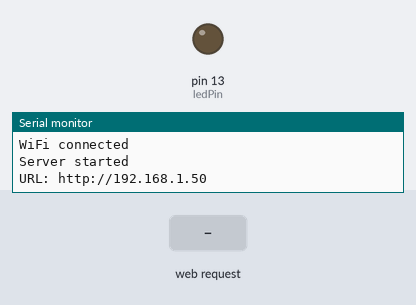
A sketch run on a simulated Arduino Mega 2560, built for the host (arithmetic inside an expression is 32-bit, double 64-bit). On the bench: output pins drawn as LEDs (lit = HIGH), the last lines printed to the serial monitor. The test bench sets the inputs (shaded band). WiFi joins after 1.5 s; servers stay silent unless stated.

Above: at 2.7 s.
2.8 s: HTTP request GET /LED=ON received
At 3.5 s:
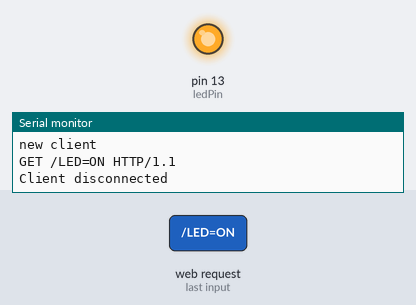
4.3 s: HTTP request GET /LED=OFF received
At 4.6 s:
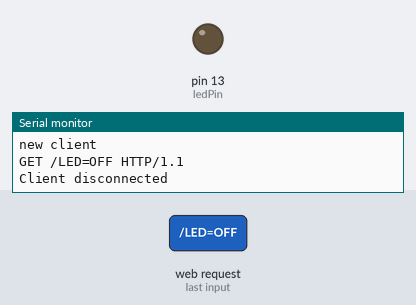
Timing chart, 0 to 7.3 s (numbered marks = the images above; inputs shaded):
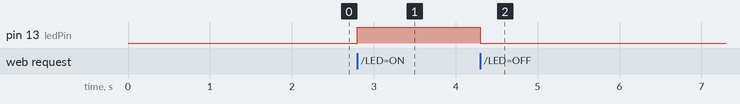

Measured:
- after the input at 2.8 s, pin 13 (ledPin): LOW → HIGH at once
- after the input at 4.3 s, pin 13 (ledPin): HIGH → LOW at once

The sketch:

WiFiCommunication.ino
```cpp
#include "WiFiEsp.h" //INCLUSÃO DA BIBLIOTECA
#include "SoftwareSerial.h"//INCLUSÃO DA BIBLIOTECA

int ledPin = 13;

SoftwareSerial Serial1(6, 7); //PINOS QUE EMULAM A SERIAL, ONDE O PINO 6 É O RX E O PINO 7 É O TX

char ssid[] = "xxxx"; //VARIÁVEL QUE ARMAZENA O NOME DA REDE SEM FIO
char pass[] = "yyyy";//VARIÁVEL QUE ARMAZENA A SENHA DA REDE SEM FIO

WiFiEspServer server(80); //CONEXÃO REALIZADA NA PORTA 80

void setup() {
  Serial.begin(9600); //INICIALIZA A SERIAL
  Serial1.begin(9600); //INICIALIZA A SERIAL PARA O ESP8266
  WiFi.init(&Serial1); //INICIALIZA A COMUNICAÇÃO SERIAL COM O ESP8266
  WiFi.config(IPAddress(192, 168, 0, 25)); //COLOQUE UMA FAIXA DE IP DISPONÍVEL DO SEU ROTEADOR

  pinMode(ledPin, OUTPUT);
  digitalWrite(ledPin, LOW);

  WiFi.begin(ssid, pass);

  if (WiFi.status() != WL_CONNECTED) {
    delay(500);
    Serial.print(".");
  }
  Serial.println("");
  Serial.println("WiFi connected");

  server.begin();
  Serial.println("Server started");
  Serial.print("URL: http://");
  Serial.print(WiFi.localIP());
  Serial.println("");
}

void loop() {
  WiFiEspClient client = server.available(); //ATENDE AS SOLICITAÇÕES DO CLIENTE

  if (!client) {
    return;
  }

  // Wait until the client sends some data
  Serial.println("new client");
  while (!client.available()) {
    delay(1);
  }

  // Read the first line of the request
  String request = client.readStringUntil('\r');
  Serial.println(request);
  client.flush();

  // Match the request

  int value = LOW;
  if (request.indexOf("/LED=ON") != -1) {
    digitalWrite(ledPin, HIGH);
    value = HIGH;
  }
  if (request.indexOf("/LED=OFF") != -1) {
    digitalWrite(ledPin, LOW);
    value = LOW;
  }

  // Set ledPin according to the request
  //digitalWrite(ledPin, value);


  // Return the response
  client.println("HTTP/1.1 200 OK");
  client.println("Content-Type: text/html");
  client.println(""); //  do not forget this one
  client.println("<!DOCTYPE HTML>");
  client.println("<html>");

  client.print("Led pin is now: ");

  if (value == HIGH) {
    client.print("On");
  } else {
    client.print("Off");
  }
  client.println("<br><br>");
  client.println("Click <a href=\"/LED=ON\">here</a> turn the LED on pin 2 ON<br>");
  client.println("Click <a href=\"/LED=OFF\">here</a> turn the LED on pin 2 OFF<br>");
  client.println("</html>");

  delay(1);
  Serial.println("Client disconnected");
  Serial.println("");
}
```
